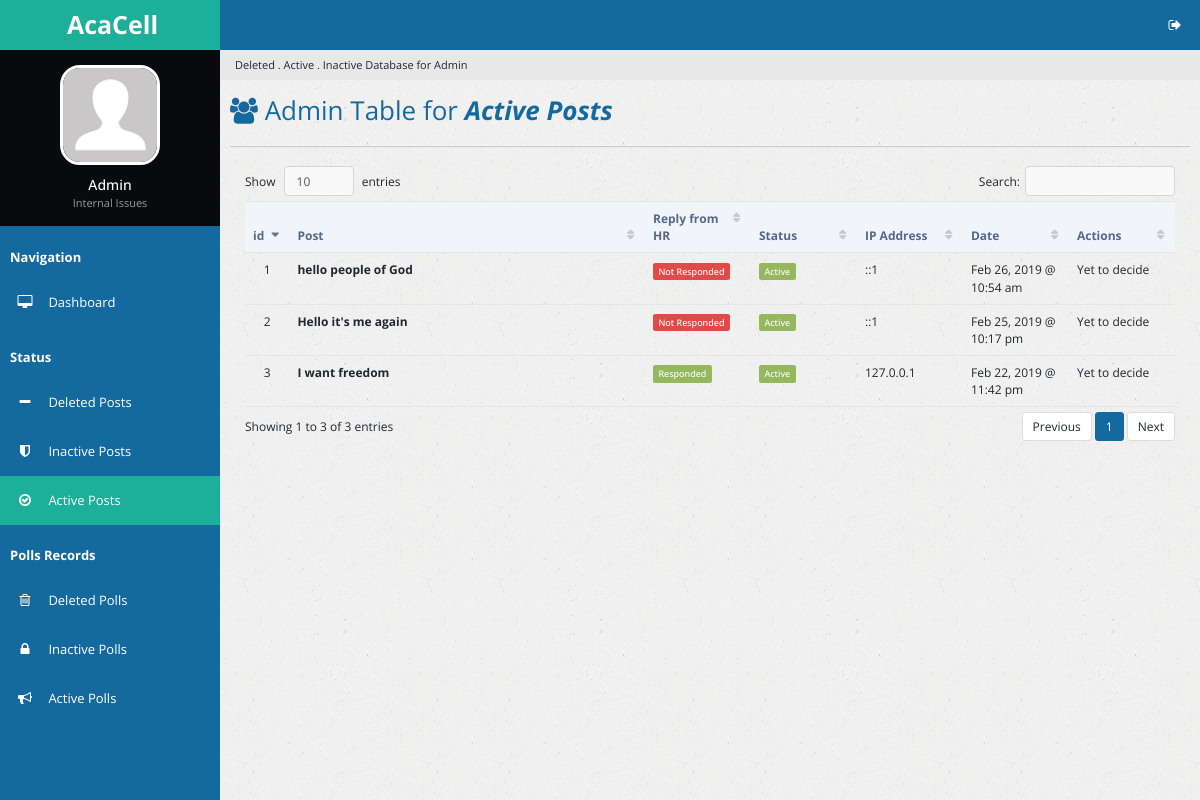
Page /actposts.php on the earlier database version.
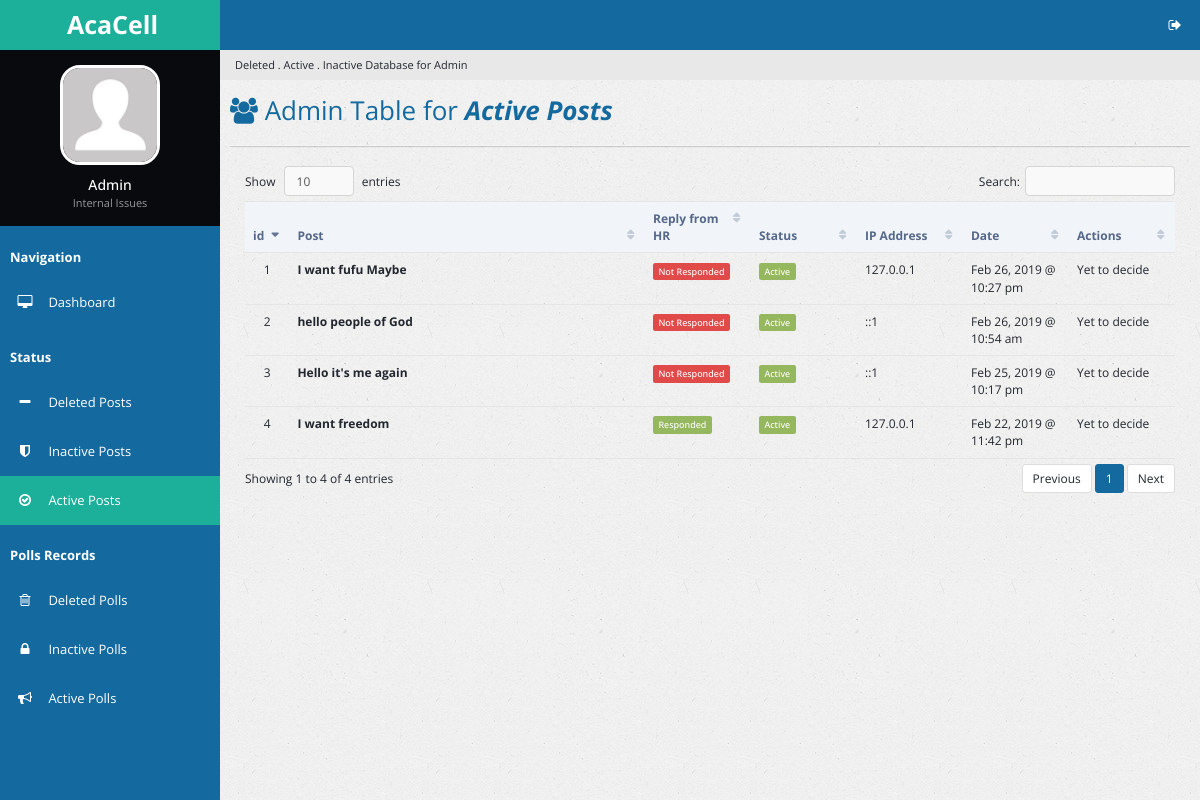
Same page on the later database version.
### tables this page shows
CREATE TABLE `complaints` (
  `c_id` int(32) NOT NULL,
  `c_value` varchar(2048) NOT NULL,
  `c_division` varchar(64) NOT NULL,
  `c_date_created` int(16) NOT NULL,
  `c_ip_address` varchar(64) NOT NULL,
  `c_date_stop_display` int(16) NOT NULL,
  `u_fname` varchar(255) NOT NULL,
  `u_id` int(11) NOT NULL
);

### actposts.php (the view, shortened to what this page needs)
<?php
  include 'handlers/dbcon.php';
  $curr_time = time();
?>
<!DOCTYPE html>
<html lang="en">
<head>
        <link rel="stylesheet" type="text/css" id="theme" href="css/theme-default.css"/>
    </head>
    <body>
        <div class="page-container">
            <div class="page-sidebar">
                <ul class="x-navigation">
                    <li class="xn-logo">
                        <a href="table-export.php"><b>AcaCell</b></a>
                    </li>
                    <li class="xn-profile">
                        <div class="profile">
                            <div class="profile-image">
                                <img src="assets/images/users/avatar.jpg" alt="John Doe"/>
                            </div>
                            <div class="profile-data">
                                <div class="profile-data-name">Admin</div>
                                <div class="profile-data-title">Internal Issues</div>
                            </div>
                        </div>
                    </li>
                   <li class="xn-title"><b>Navigation</b></li>
                    <li>
                        <a href="admin.php"><span class="fa fa-desktop" style="color: white;"></span> <span class="xn-text" style="color: white;">Dashboard</span></a>
                    </li>
                    <li class="xn-title"><b>Status</b></li>
                    <li>
                        <a href="delposts.php"><span class="fa fa-minus" style="color: white;"></span> <span class="xn-text" style="color: white;">Deleted Posts</span></a>
                    </li>
                    <li>
                        <a href="inactposts.php"><span class="fa fa-shield" style="color: white;"></span> <span class="xn-text" style="color: white;">Inactive Posts</span></a>
                    </li>
                    <li class="active">
                        <a href="actposts.php"><span class="fa fa-check-circle-o" style="color: white;"></span> <span class="xn-text" style="color: white;">Active Posts</span></a>
                    </li>
                    <li class="xn-title"><b>Polls Records</b></li>
                    <li>
                       <a href="delpolls.php"><span class="fa fa-trash-o" style="color: white;"></span> <span class="xn-text" style="color: white;">Deleted Polls</span></a>
                   </li>
                    <li>
                       <a href="inactpolls.php"><span class="fa fa-lock" style="color: white;"></span> <span class="xn-text" style="color: white;">Inactive Polls</span></a>
                   </li>
                   <li>
                       <a href="actpolls.php"><span class="fa fa-bullhorn" style="color: white;"></span> <span class="xn-text" style="color: white;">Active Polls</span></a>
                   </li>
                  </ul>
            </div>
            <div class="page-content">
                <ul class="x-navigation x-navigation-horizontal x-navigation-panel">
                    <li class="xn-icon-button pull-right">
                        <a href="#" class="mb-control" data-box="#mb-signout"><span class="fa fa-sign-out"></span></a>
                    </li>
                </ul>
                    <ul class="breadcrumb">
                    <li class="active">Deleted . Active . Inactive Database for Admin</li>
                </ul>
                <div class="page-title">
                    <h2><span class="fa fa-users"></span> Admin Table for <i><b>Active Posts</b></i></h2>
                </div>
                <div class="page-content-wrap">
                    <div class="row">
                        <div class="col-md-12">
                            <div class="panel panel-default">
                                </div>
                                <div class="panel-body">
                                    <table id="customers2" class="table datatable">
                                        <thead>
                                            <tr>
                                                <th width="50">id</th>
                                                <th width="300">Post</th>
                                                <th width="100">Reply from HR</th>
                                                <th width="100">Status</th>
                                                <th width="100">IP Address</th>
                                                <th width="100">Date</th>
                                                <th width="100">Actions</th>
                                            </tr>
                                        </thead>
                                        <tbody>
                                          <?php
                                            $sql_actpostdisplay = "SELECT * FROM complaints WHERE c_date_stop_display > $curr_time ORDER BY c_date_created DESC";
                                            $success_actpostdisplay = mysqli_query($link, $sql_actpostdisplay);
                                            if ($success_actpostdisplay->num_rows > 0) {
                                              $i = 1;
                                              while($rows = $success_actpostdisplay->fetch_assoc()){
                                                $id = $rows['c_id'];
                                                $sql_commentpresent = "SELECT * FROM comments WHERE c_id = '$id'";
                                                $success_commentpresent = mysqli_query($link, $sql_commentpresent);
                                          ?>
                                          <tr id="trow<?php echo $rows['c_id']; ?>">
                                            <td class="text-center"><?php echo $i; ?></td>
                                            <td><strong> <?php echo $rows['c_value']; ?> </strong></td>
                                            <td>
                                              <?php
                                              if ($success_commentpresent->num_rows > 0) {?>
                                                  <span class='label label-success'>Responded</span>
                                              <?php }
                                              elseif ($success_commentpresent->num_rows == 0) {?>
                                                <span class='label label-danger'>Not Responded</span>
                                              <?php } ?>
                                            </td>
                                            <td><?php
                                              if ($curr_time < $rows['c_date_stop_display']) {
                                                echo "<span class='label label-success'>Active</span>";
                                              }
                                              elseif ($curr_time > $rows['c_date_stop_display']){
                                                echo "<span class='label label-danger'>Inactive</span>";
                                              } ?>
                                              </td>
                                              <td><?php echo $rows['c_ip_address']; ?></td>
                                              <td><?php echo date("M d, Y @ h:i a", $rows['c_date_created']); ?></td>
                                              <td>Yet to decide</td>
                                          </tr>
                                          <?php
                                              $i++;
                                                }
                                              }
                                          ?>
                                            </tbody>
                                    </table>
                                </div>
                            </div>
                        </div>
                    </div>
                </div>
            </div>
    </body>
</html>

Differences in the rows shown:
added complaints: c_value "I want fufu Maybe", shows "Not Responded", c_date_stop_display "Active", c_ip_address "127.0.0.1", c_date_created "Feb 26, 2019 @ 10:27 pm"
Other differences:
text written by a page script: "Show entries Search: Showing 1 to 3 of 3 entries Previous 1 Next" → "Show entries Search: Showing 1 to 4 of 4 entries Previous 1 Next"
